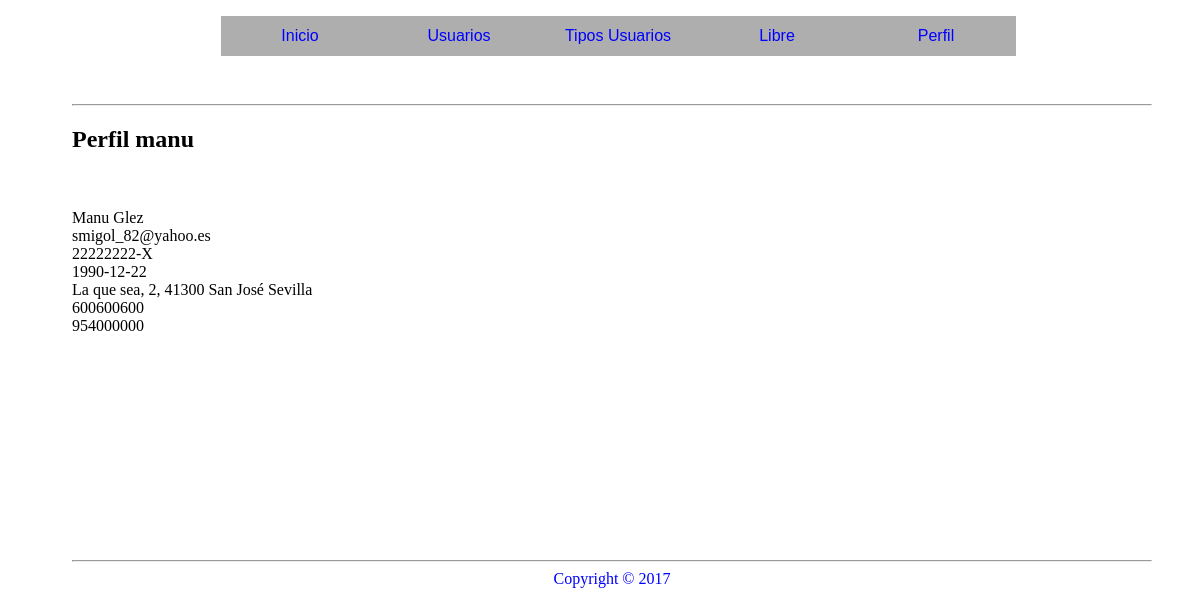
The page /view/v_perfil.php (signed in) on the database as committed earlier.
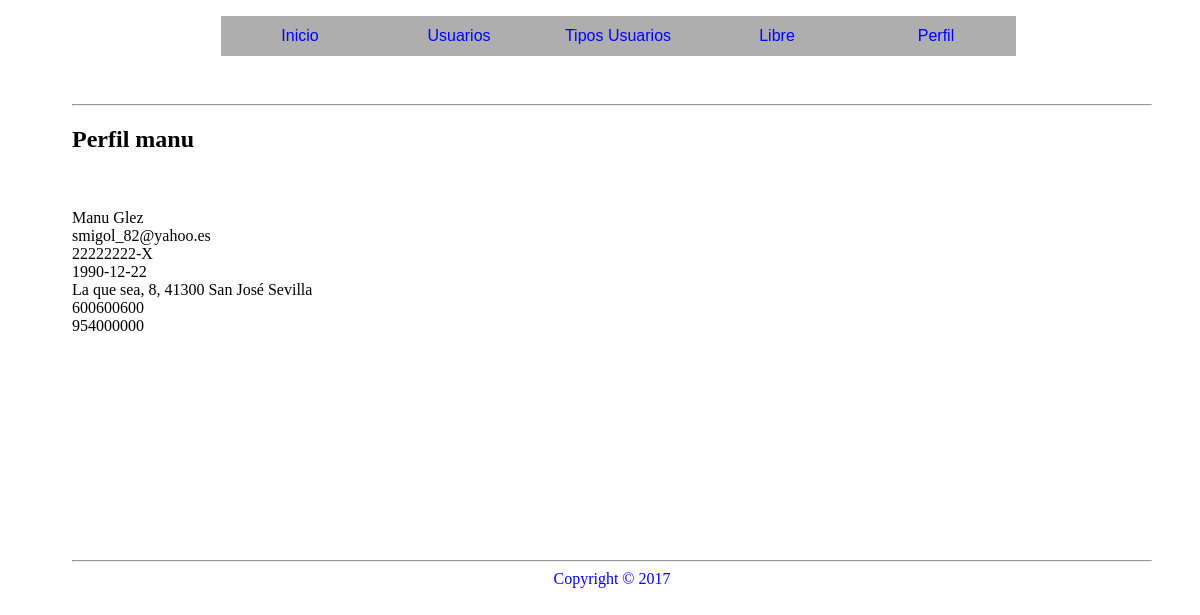
The same page on the database as committed later.
### tables this page shows
CREATE TABLE `usuarios` (
  `idUsuario` int(11) NOT NULL,
  `username` varchar(20) NOT NULL,
  `password` varchar(255) NOT NULL,
  `email` varchar(255) NOT NULL,
  `name` varchar(100) NOT NULL,
  `surname` varchar(100) NOT NULL,
  `dni` varchar(10) NOT NULL,
  `birthday` date NOT NULL,
  `address` varchar(100) NOT NULL,
  `postal` varchar(5) NOT NULL,
  `town` varchar(100) NOT NULL,
  `province` varchar(100) NOT NULL,
  `mobile` varchar(9) NOT NULL,
  `telephone` varchar(9) DEFAULT NULL,
  `tipoUsuario` varchar(15) NOT NULL DEFAULT 'usuario',
  `estado` varchar(15) NOT NULL DEFAULT 'activado',
  `registro` datetime DEFAULT CURRENT_TIMESTAMP,
  `photo` varchar(100) DEFAULT NULL
);

### model/Usuarios.php (called while the page is built, shortened)
<?php
	require_once('Conectar.php');
	class Usuarios {
		private $idUsuario;
		private $email;
		private $name;
		private $surname;
		private $dni;
		private $birthday;
		private $address;
		private $postal;
		private $town;
		private $province;
		private $mobile;
		private $telephone;
		private $conectado;
		public function __construct($idUsuario=null){
			$this->conectarse= new Conectar();
			$this->conectado=$this->conectarse->conexion();
			if($idUsuario != "" || $idUsuario != 0){
        		$this->idUsuario=$idUsuario;
        		$this->recuperar();
      		}
		}
	    public function recuperar(){
	      $datosArray="SELECT * FROM usuarios WHERE idUsuario = $this->idUsuario";
	      $datos=$this->conectado->query($datosArray);
	      if($datosRecuperados=$datos->fetch_assoc()){
	        $this->idUsuario=$datosRecuperados['idUsuario'];
	        $this->email=$datosRecuperados['email'];
	        $this->name=$datosRecuperados['name'];
	        $this->surname=$datosRecuperados['surname'];
	        $this->dni=$datosRecuperados['dni'];
	        $this->birthday=$datosRecuperados['birthday'];
	        $this->address=$datosRecuperados['address'];
	        $this->postal=$datosRecuperados['postal'];
	        $this->town=$datosRecuperados['town'];
	        $this->province=$datosRecuperados['province'];
	        $this->mobile=$datosRecuperados['mobile'];
	        $this->telephone=$datosRecuperados['telephone'];
	      }
	    }
	    public function getEmail(){
	      return $this->email;
	    }
	    public function getName(){
	      return $this->name;
	    }
	    public function getSurname(){
	      return $this->surname;
	    }
	    public function getDNI(){
	      return $this->dni;
	    }
	    public function getBirthday(){
	      return $this->birthday;
	    }
	    public function getAddress(){
	      return $this->address;
	    }
	    public function getPostal(){
	      return $this->postal;
	    }
	    public function getTown(){
	      return $this->town;
	    }
	    public function getProvince(){
	      return $this->province;
	    }
	    public function getMobile(){
	      return $this->mobile;
	    }
	    public function getTelephone(){
	      return $this->telephone;
	    }
	}
 ?>

### model/Conectar.php (called while the page is built, shortened)
<?php
	class Conectar {
		 private $serverlocal;
		 public $login;
  		 public $contrasena;
  		 private $database;
         private $charset;
    	 private $conexion;
		public function __construct() {
			$this->serverlocal=SERVERLOCAL;
			$this->login=LOGIN;
			$this->contrasena=CONTRASENA;
			$this->database=DATABASE;
			$this->charset=CHARSET;
			$this->conexion="";
		}
		public function conexion(){
			try {
				$this->conexion = new mysqli($this->serverlocal, $this->login, $this->contrasena, $this->database);
				$this->conexion->query("SET NAMES '" . $this->charset . "'");
			} catch (Exception $e) {
				die("Error " . $e->getMessage());
				echo "Línea del error " . $e->getLine();
			}
			return $this->conexion;
		}
	}
 ?>

### controller/c_perfil.php (called while the page is built, shortened)
<?php
	require_once('../model/Usuarios.php');
	class Perfil {
		public function __construct($usuario,$contrasena){
			if (empty($_SESSION['idUsuario'])) {
				$this->objetoUsuario=new Usuarios();
			} else {
				$this->objetoUsuario=new Usuarios($_SESSION['idUsuario']);
			}
		}
	}
 ?>

### view/v_perfil.php (the view, shortened to what this page needs)
<?php
  require_once('../controller/c_perfil.php');
  $objetoPerfil = new Perfil($_POST['username']=null,$_POST['password']=null);
  $objetoPerfil->checkConexion();
 ?>
<!DOCTYPE html>
<html lang="es">
<head>
    <link rel="stylesheet" type="text/css" href="css/perfil.css">
</head>
<body>
    <header>
    <form action="<?PHP $PHP_SELF ?>" method="post">
        <nav id="menu_gral">
      	<ul id="menu">
      		<li><a href=""><input class="btnsBarra" type="submit" name="boton_inicio" value="Inicio"></a></li>
      		<?php
            if ($_SESSION['tipoUsuario']=='administrador') {
              include('v_perfil_admin.php');
            } elseif ($_SESSION['tipoUsuario']=='usuario') {
              include('v_perfil_usuario.php');
            } else {
              include('v_perfil_consultor.php');
            }
          ?>
      		<li><a href=""><input class="btnsBarra" type="submit" name="boton_perfil" value="Perfil"></a>
      			<ul>
      			</ul>
      		</li>
      	</ul>
      </nav>
      </form>
    </header>
    <div>
    	<hr>
    	<h2>Perfil <?php echo $_SESSION['username']?> </h2>
      <?php
      if (isset($_POST["boton_usuarios"])) {
           include('v_mostrarUsuario.php');
        } elseif (isset($_POST["boton_buscar"])) { ?>
             <form action="" method="post">
              <?php include('v_filtrar.php'); ?>
             </form>
 <?php }
       elseif(isset($_POST["boton_modificar"])){
        ?>
        <form action="v_perfil.php" method="post">
         <?php include('v_modificarDatos.php'); ?>
        </form>
         <?php
        } else {
            echo $objetoPerfil->objetoUsuario->getRegistro() . "<br>";
            echo "<br>";
            echo $objetoPerfil->objetoUsuario->getName() . " " . $objetoPerfil->objetoUsuario->getSurname() . "<br>";
            echo $objetoPerfil->objetoUsuario->getEmail() . "<br>";
            echo $objetoPerfil->objetoUsuario->getDNI() . "<br>";
            echo $objetoPerfil->objetoUsuario->getBirthday() . "<br>";
            echo $objetoPerfil->objetoUsuario->getAddress() . ", " . $objetoPerfil->objetoUsuario->getPostal() . " " . $objetoPerfil->objetoUsuario->getTown() . " " . $objetoPerfil->objetoUsuario->getProvince() . "<br>";
            echo $objetoPerfil->objetoUsuario->getMobile() . "<br>";
            echo $objetoPerfil->objetoUsuario->getTelephone() . "<br>";
       }
      ?>
    </div>
    <footer>
		<hr>
		Copyright &copy; <?php echo date("Y"); ?>
	</footer>
</body>
</html>

### view/v_perfil_admin.php (shortened to what this page needs)
<li><a href=""><input class="btnsBarra" type="submit" name="boton_usuarios" value="Usuarios"></a>
</li>
<li><a href=""><input class="btnsBarra" type="submit" name="boton_tipos" value="Tipos Usuarios"></a>
      <ul>
      </ul>
</li>
<li><a href=""><input class="btnsBarra" type="submit" name="boton_libre" value="Libre"></a>
      <ul>
      </ul>
</li>

### view/css/perfil.css (style rules this page uses)
body { width: 90%; height: 100%; margin-left: 4%; }
header { margin: auto; width: 1100px; }
#menu_gral { width: 100%; margin: 1rem auto; }
#menu_gral ul { list-style-type: none; text-align: center; font-size: 0; }
#menu_gral > ul li { display: inline-block; width: 15%; position: relative; background: #AEAEAE; }
#menu_gral li a { text-decoration: none; font-size: 1rem; color: blue; display: block; line-height: 2.5rem; }
#menu_gral li ul { position: absolute; width: 0; overflow: hidden; }
.btnsBarra { color: blue; font-size: 1rem; background: transparent; border: none; }
div { position: absolute; margin: 2% 4% 4% 2%; width: 90%; height: 500px; }
footer { position: absolute; height: 10%; width: 90%; margin: 40% 5% 5% 2%; text-align: center; color: blue; }

Rows that differ between the two databases and show on the page:
changed usuarios "Manu": address "La que sea, 2" → "La que sea, 8"
